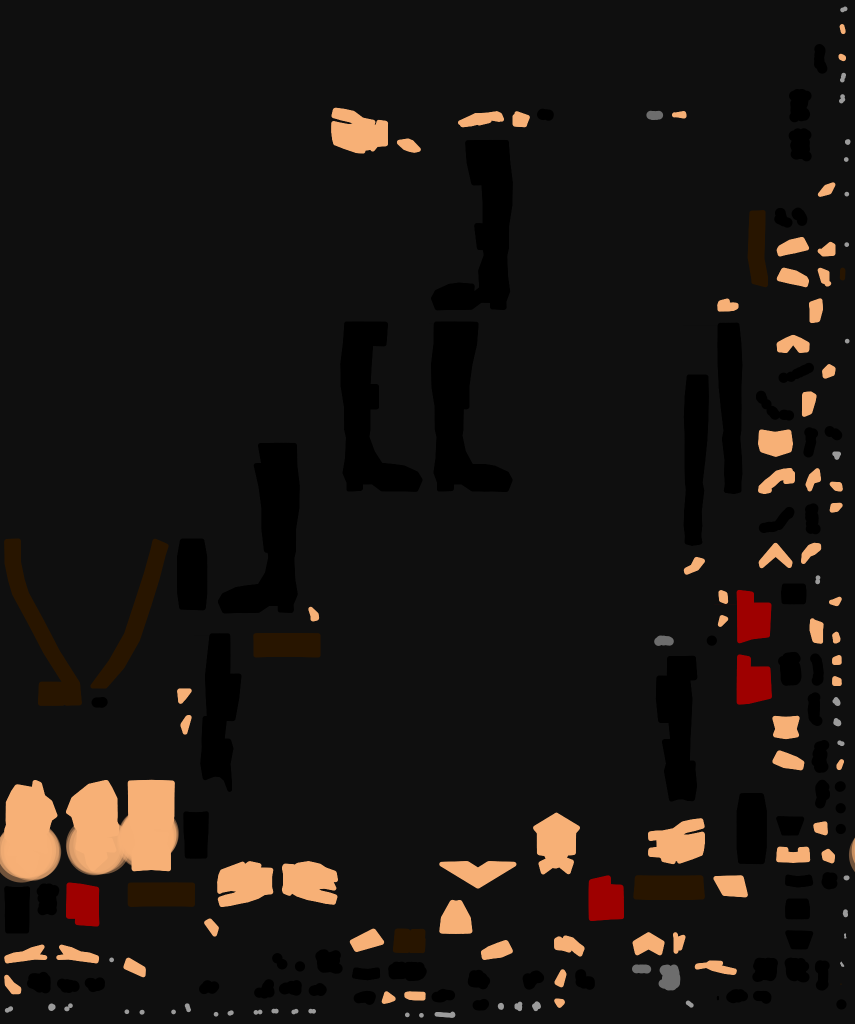
#> input picture Taierzhuang1938/_import/Source/Texture_LowpolyWw2Soldier.png, 1710 x 2048 px (shown at 1/2 size)
$ python Script_SichuanWornFibersV8.py --source Source/Texture_LowpolyWw2Soldier.png --output out.png
#> lines starting #> are read from the running program, lines starting #| are printed output that depends on the picture
"""Prepare the independent imagegen V8 fibre atlas and technical PBR maps."""
from pathlib import Path
import argparse,json,hashlib
import numpy as np
from PIL import Image,ImageFilter

parser=argparse.ArgumentParser();parser.add_argument('--source',required=True);parser.add_argument('--output',required=True)
args=parser.parse_args();source=Path(args.source);output=Path(args.output);output.mkdir(parents=True,exist_ok=True)
image=Image.open(source).convert('RGB').resize((1024,1024),Image.Resampling.LANCZOS)
normal=np.zeros((1024,1024,3),dtype=np.uint8);rough=np.zeros((1024,1024),dtype=np.uint8)
regions={'Cotton':(0,0,512,512),'Binding':(512,0,1024,512),'Indigo':(0,512,512,1024),'Straw':(512,512,1024,1024)}
for role,box in regions.items():
    crop=image.crop(box)
    # Keep fibre albedo, remove broad baked illumination/stain tiling. Broad
    # shared dust and mud are applied once in 3D rather than repeated per tile.
    values=np.asarray(crop,dtype=np.float32)/255
    low=np.asarray(crop.filter(ImageFilter.GaussianBlur(18)),dtype=np.float32)/255
    mean=values.mean(axis=(0,1),keepdims=True)
    values=np.clip((values-low)*.88+low*.22+mean*.78,0,1)
    crop=Image.fromarray((values*255).astype(np.uint8));image.paste(crop,box[:2]);gray=crop.convert('L')
    high=np.asarray(gray,dtype=np.float32)/255-np.asarray(gray.filter(ImageFilter.GaussianBlur(4)),dtype=np.float32)/255
    dy,dx=np.gradient(high);n=np.stack((-dx*2.0,dy*2.0,np.ones_like(dx)),axis=-1);n/=np.linalg.norm(n,axis=-1,keepdims=True)
    x0,y0,x1,y1=box;normal[y0:y1,x0:x1]=np.clip((n*.5+.5)*255,0,255).astype(np.uint8)
    base=.90 if role=='Straw' else .95
    rough[y0:y1,x0:x1]=np.clip((base+high*.15)*255,0,255).astype(np.uint8)
#> this loop made 4 passes
#> mean on passes 1 to 4: [[0.065, 0.0623, 0.0601]], [[0.0753, 0.0683, 0.0624]], [[0.145, 0.113, 0.0884]], [[0.119, 0.0908, 0.0777]]
#> pass 1, `low=np.asarray(crop.filter(ImageFilter.GaussianBlur(18)),dtype=np.floa..`:
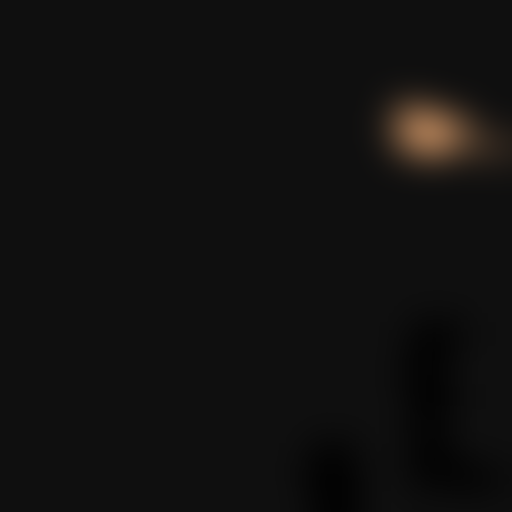
#> low: shape (512, 512, 3) float32; mean R, G, B 0.065, 0.0623, 0.0601
#> after the loop:
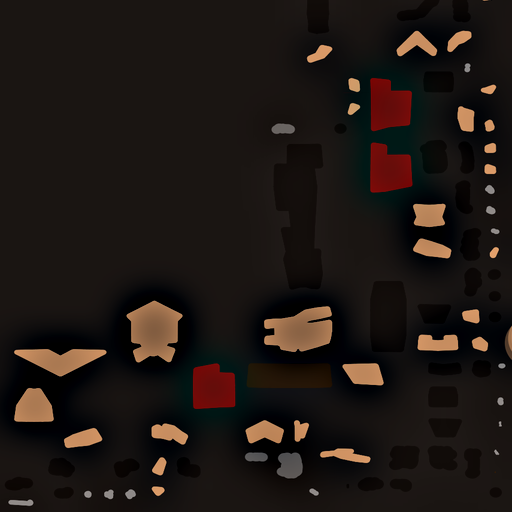
#> crop: PIL image 512x512 RGB; mean R, G, B 30.4, 23.1, 19.4
#> after the loop:
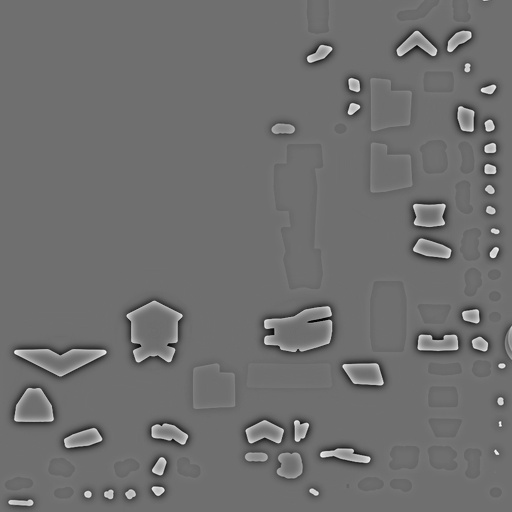
#> high: shape (512, 512) float32; min -0.4, max 0.518, mean -7.41e-05; drawn with min black and max white
#> after the loop:
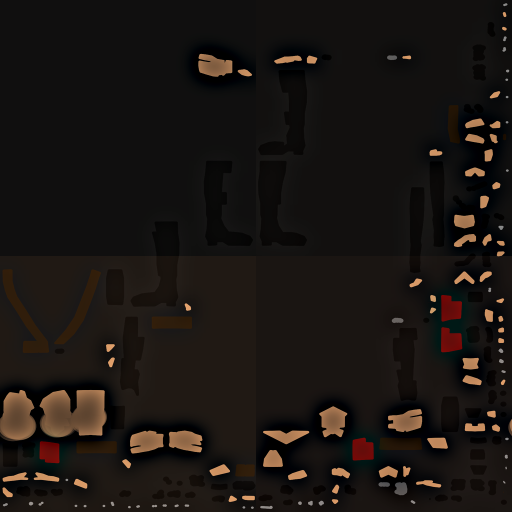
#> image: PIL image 1024x1024 RGB (shown at 1/2 size); mean R, G, B 26.1, 21.1, 18
#> after the loop:
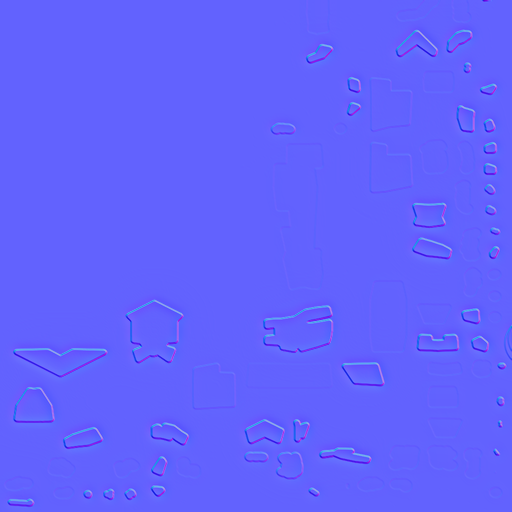
#> n: shape (512, 512, 3) float32; mean R, G, B -2.86e-05, -2.03e-05, 0.998; drawn with min black and max white
#> after the loop:
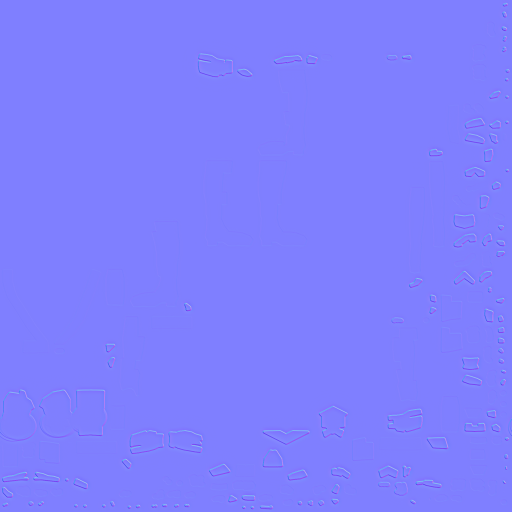
#> normal: shape (1024, 1024, 3) (shown at 1/2 size); mean R, G, B 127, 127, 254.5
#> after the loop:
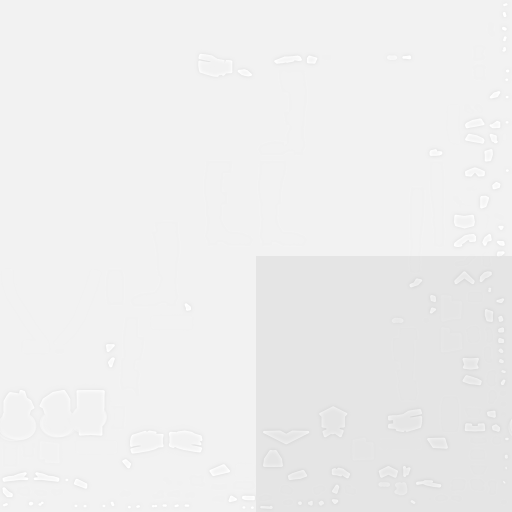
#> rough: shape (1024, 1024) (shown at 1/2 size); min 214, max 255, mean 238.7
Image.fromarray(normal).save(output/'Texture_SichuanWornFibersV08Normal.png')
Image.fromarray(rough).save(output/'Texture_SichuanWornFibersV08Roughness.png')
image.save(output/'Texture_SichuanWornFibersV08Base.png')
data={'generator':'Built-in image_gen__imagegen','source':str(source),'sourceSha256':hashlib.sha256(source.read_bytes()).hexdigest(),'resolution':[1024,1024],'regionsImagePixels':regions,'purpose':'Shared-age homespun cotton, tape, indigo and grass fibres; geometry supplies the actual straw weave','technicalMaps':'Normal from high-frequency fibre luminance; matte roughness, no metallic component','gameBakeComplete':False}
(output/'Data_SichuanWornFibersV08.json').write_text(json.dumps(data,indent=2)+'\n',encoding='utf-8')
print('V8_PBR_PREPARED',str(output))
